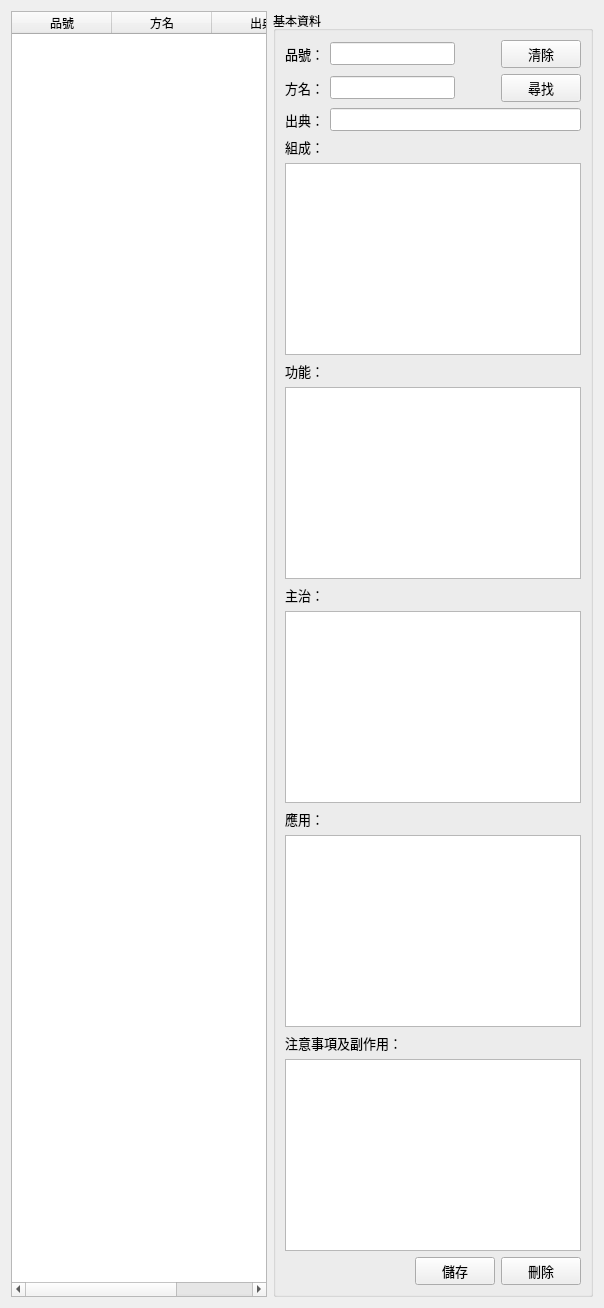
          <widget class="QWidget" name="tabFormula">
           <attribute name="title">
            <string>方劑</string>
           </attribute>
           <layout class="QHBoxLayout" name="horizontalLayout_formula">
            <item>
             <widget class="QTableWidget" name="formulaTableWidget">
              <property name="maximumSize">
               <size>
                <width>350</width>
                <height>16777215</height>
               </size>
              </property>
              <column>
               <property name="text">
                <string>品號</string>
               </property>
              </column>
              <column>
               <property name="text">
                <string>方名</string>
               </property>
              </column>
              <column>
               <property name="text">
                <string>出典</string>
               </property>
              </column>
             </widget>
            </item>
            <item>
             <widget class="QGroupBox" name="groupBoxFormulaInfo">
              <property name="title">
               <string>基本資料</string>
              </property>
              <layout class="QVBoxLayout" name="verticalLayout_formula">
               <item>
                <layout class="QHBoxLayout" name="horizontalLayout_formula_top">
                 <item>
                  <widget class="QLabel" name="labelFormulaId">
                   <property name="font">
                    <font>
                     <pointsize>10</pointsize>
                    </font>
                   </property>
                   <property name="text">
                    <string>品號：</string>
                   </property>
                  </widget>
                 </item>
                 <item>
                  <widget class="QLineEdit" name="formulaIdLineEdit">
                   <property name="maximumSize">
                    <size>
                     <width>150</width>
                     <height>16777215</height>
                    </size>
                   </property>
                   <property name="font">
                    <font>
                     <pointsize>10</pointsize>
                    </font>
                   </property>
                  </widget>
                 </item>
                 <item>
                  <spacer name="horizontalSpacer_formula">
                   <property name="orientation">
                    <enum>Qt::Horizontal</enum>
                   </property>
                   <property name="sizeHint" stdset="0">
                    <size>
                     <width>40</width>
                     <height>20</height>
                    </size>
                   </property>
                  </spacer>
                 </item>
                 <item>
                  <widget class="QPushButton" name="clearFormulaButton">
                   <property name="font">
                    <font>
                     <pointsize>10</pointsize>
                    </font>
                   </property>
                   <property name="text">
                    <string>清除</string>
                   </property>
                  </widget>
                 </item>
                </layout>
               </item>
               <item>
                <layout class="QHBoxLayout" name="horizontalLayout_formula_name">
                 <item>
                  <widget class="QLabel" name="labelFormulaName">
                   <property name="font">
                    <font>
                     <pointsize>10</pointsize>
                    </font>
                   </property>
                   <property name="text">
                    <string>方名：</string>
                   </property>
                  </widget>
                 </item>
                 <item>
                  <widget class="QLineEdit" name="formulaNameLineEdit">
                   <property name="maximumSize">
                    <size>
                     <width>150</width>
                     <height>16777215</height>
                    </size>
                   </property>
                   <property name="font">
                    <font>
                     <pointsize>10</pointsize>
                    </font>
                   </property>
                  </widget>
                 </item>
                 <item>
                  <spacer name="horizontalSpacer_formula2">
                   <property name="orientation">
                    <enum>Qt::Horizontal</enum>
                   </property>
                   <property name="sizeHint" stdset="0">
                    <size>
                     <width>40</width>
                     <height>20</height>
                    </size>
                   </property>
                  </spacer>
                 </item>
                 <item>
                  <widget class="QPushButton" name="searchFormulaButton">
                   <property name="font">
                    <font>
                     <pointsize>10</pointsize>
                    </font>
                   </property>
                   <property name="text">
                    <string>尋找</string>
                   </property>
                  </widget>
                 </item>
                </layout>
               </item>
               <item>
                <layout class="QHBoxLayout" name="horizontalLayout_formula_source">
                 <item>
                  <widget class="QLabel" name="labelFormulaSource">
                   <property name="font">
                    <font>
                     <pointsize>10</pointsize>
                    </font>
                   </property>
                   <property name="text">
                    <string>出典：</string>
                   </property>
                  </widget>
                 </item>
                 <item>
                  <widget class="QLineEdit" name="formulaSourceLineEdit">
                   <property name="font">
                    <font>
                     <pointsize>10</pointsize>
                    </font>
                   </property>
                  </widget>
                 </item>
                </layout>
               </item>
               <item>
                <widget class="QLabel" name="labelFormulaComposition">
                 <property name="font">
                  <font>
                   <pointsize>10</pointsize>
                  </font>
                 </property>
                 <property name="text">
                  <string>組成：</string>
                 </property>
                </widget>
               </item>
               <item>
                <widget class="QTextEdit" name="formulaCompositionTextEdit">
                 <property name="sizePolicy">
                  <sizepolicy hsizetype="Expanding" vsizetype="Minimum">
                   <horstretch>0</horstretch>
                   <verstretch>0</verstretch>
                  </sizepolicy>
                 </property>
                 <property name="minimumSize">
                  <size>
                   <width>0</width>
                   <height>60</height>
                  </size>
                 </property>
                 <property name="maximumSize">
                  <size>
                   <width>16777215</width>
                   <height>16777215</height>
                  </size>
                 </property>
                 <property name="font">
                  <font>
                   <pointsize>10</pointsize>
                  </font>
                 </property>
                </widget>
               </item>
               <item>
                <widget class="QLabel" name="labelFormulaEffect">
                 <property name="font">
                  <font>
                   <pointsize>10</pointsize>
                  </font>
                 </property>
                 <property name="text">
                  <string>功能：</string>
                 </property>
                </widget>
               </item>
               <item>
                <widget class="QTextEdit" name="formulaEffectTextEdit">
                 <property name="sizePolicy">
                  <sizepolicy hsizetype="Expanding" vsizetype="Minimum">
                   <horstretch>0</horstretch>
                   <verstretch>0</verstretch>
                  </sizepolicy>
                 </property>
                 <property name="minimumSize">
                  <size>
                   <width>0</width>
                   <height>50</height>
                  </size>
                 </property>
                 <property name="maximumSize">
                  <size>
                   <width>16777215</width>
                   <height>16777215</height>
                  </size>
                 </property>
                 <property name="font">
                  <font>
                   <pointsize>10</pointsize>
                  </font>
                 </property>
                </widget>
               </item>
               <item>
                <widget class="QLabel" name="labelFormulaIndication">
                 <property name="font">
                  <font>
                   <pointsize>10</pointsize>
                  </font>
                 </property>
                 <property name="text">
                  <string>主治：</string>
                 </property>
                </widget>
               </item>
               <item>
                <widget class="QTextEdit" name="formulaIndicationTextEdit">
                 <property name="sizePolicy">
                  <sizepolicy hsizetype="Expanding" vsizetype="Minimum">
                   <horstretch>0</horstretch>
                   <verstretch>0</verstretch>
                  </sizepolicy>
                 </property>
                 <property name="minimumSize">
                  <size>
                   <width>0</width>
                   <height>50</height>
                  </size>
                 </property>
                 <property name="maximumSize">
                  <size>
                   <width>16777215</width>
                   <height>16777215</height>
                  </size>
                 </property>
                 <property name="font">
                  <font>
                   <pointsize>10</pointsize>
                  </font>
                 </property>
                </widget>
               </item>
               <item>
                <widget class="QLabel" name="labelFormulaApplication">
                 <property name="font">
                  <font>
                   <pointsize>10</pointsize>
                  </font>
                 </property>
                 <property name="text">
                  <string>應用：</string>
                 </property>
                </widget>
               </item>
               <item>
                <widget class="QTextEdit" name="formulaApplicationTextEdit">
                 <property name="sizePolicy">
                  <sizepolicy hsizetype="Expanding" vsizetype="Minimum">
                   <horstretch>0</horstretch>
                   <verstretch>0</verstretch>
                  </sizepolicy>
                 </property>
                 <property name="minimumSize">
                  <size>
                   <width>0</width>
                   <height>50</height>
                  </size>
                 </property>
                 <property name="maximumSize">
                  <size>
                   <width>16777215</width>
                   <height>16777215</height>
                  </size>
                 </property>
                 <property name="font">
                  <font>
                   <pointsize>10</pointsize>
                  </font>
                 </property>
                </widget>
               </item>
               <item>
                <widget class="QLabel" name="labelFormulaWarnings">
                 <property name="font">
                  <font>
                   <pointsize>10</pointsize>
                  </font>
                 </property>
                 <property name="text">
                  <string>注意事項及副作用：</string>
                 </property>
                </widget>
               </item>
               <item>
                <widget class="QTextEdit" name="formulaWarningsTextEdit">
                 <property name="sizePolicy">
                  <sizepolicy hsizetype="Expanding" vsizetype="Minimum">
                   <horstretch>0</horstretch>
                   <verstretch>0</verstretch>
                  </sizepolicy>
                 </property>
                 <property name="minimumSize">
                  <size>
                   <width>0</width>
                   <height>50</height>
                  </size>
                 </property>
                 <property name="maximumSize">
                  <size>
                   <width>16777215</width>
                   <height>16777215</height>
                  </size>
                 </property>
                 <property name="font">
                  <font>
                   <pointsize>10</pointsize>
                  </font>
                 </property>
                </widget>
               </item>
               <item>
                <layout class="QHBoxLayout" name="horizontalLayout_formula_buttons">
                 <item>
                  <spacer name="horizontalSpacer_formula_btn">
                   <property name="orientation">
                    <enum>Qt::Horizontal</enum>
                   </property>
                   <property name="sizeHint" stdset="0">
                    <size>
                     <width>40</width>
                     <height>20</height>
                    </size>
                   </property>
                  </spacer>
                 </item>
                 <item>
                  <widget class="QPushButton" name="saveFormulaButton">
                   <property name="font">
                    <font>
                     <pointsize>10</pointsize>
                    </font>
                   </property>
                   <property name="text">
                    <string>儲存</string>
                   </property>
                  </widget>
                 </item>
                 <item>
                  <widget class="QPushButton" name="deleteFormulaButton">
                   <property name="font">
                    <font>
                     <pointsize>10</pointsize>
                    </font>
                   </property>
                   <property name="text">
                    <string>刪除</string>
                   </property>
                  </widget>
                 </item>
                </layout>
               </item>
              </layout>
             </widget>
            </item>
           </layout>
          </widget>
